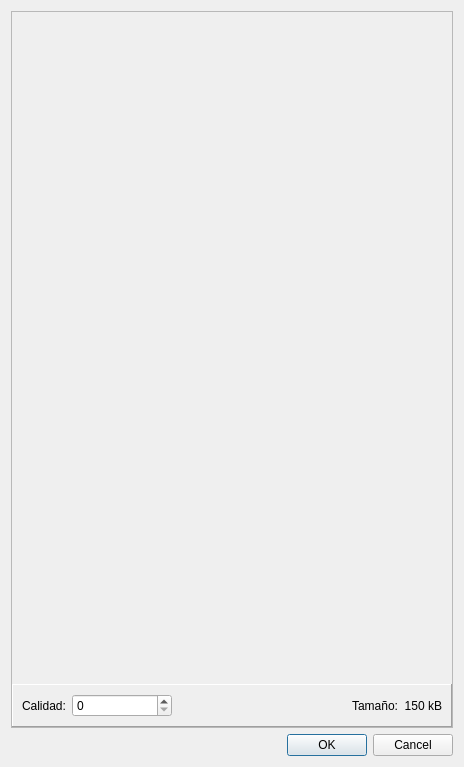
<?xml version="1.0" encoding="UTF-8"?>
<ui version="4.0">
 <class>Dialog</class>
 <widget class="QDialog" name="Dialog">
  <property name="geometry">
   <rect>
    <x>0</x>
    <y>0</y>
    <width>464</width>
    <height>767</height>
   </rect>
  </property>
  <property name="windowTitle">
   <string>Procesamiento de Cubierta</string>
  </property>
  <layout class="QVBoxLayout" name="verticalLayout">
   <item>
    <widget class="QFrame" name="frame">
     <property name="frameShape">
      <enum>QFrame::StyledPanel</enum>
     </property>
     <property name="frameShadow">
      <enum>QFrame::Sunken</enum>
     </property>
     <layout class="QVBoxLayout" name="verticalLayout_2">
      <property name="spacing">
       <number>0</number>
      </property>
      <property name="margin">
       <number>0</number>
      </property>
      <item>
       <widget class="QLabel" name="coverImage">
        <property name="sizePolicy">
         <sizepolicy hsizetype="Ignored" vsizetype="Ignored">
          <horstretch>0</horstretch>
          <verstretch>0</verstretch>
         </sizepolicy>
        </property>
        <property name="text">
         <string/>
        </property>
        <property name="scaledContents">
         <bool>true</bool>
        </property>
       </widget>
      </item>
      <item>
       <widget class="QFrame" name="frame_2">
        <property name="sizePolicy">
         <sizepolicy hsizetype="Preferred" vsizetype="Fixed">
          <horstretch>0</horstretch>
          <verstretch>0</verstretch>
         </sizepolicy>
        </property>
        <property name="frameShape">
         <enum>QFrame::Panel</enum>
        </property>
        <property name="frameShadow">
         <enum>QFrame::Raised</enum>
        </property>
        <layout class="QHBoxLayout" name="horizontalLayout">
         <item>
          <widget class="QLabel" name="label_2">
           <property name="sizePolicy">
            <sizepolicy hsizetype="Fixed" vsizetype="Preferred">
             <horstretch>0</horstretch>
             <verstretch>0</verstretch>
            </sizepolicy>
           </property>
           <property name="text">
            <string>Calidad:</string>
           </property>
          </widget>
         </item>
         <item>
          <widget class="QSpinBox" name="qualityInput">
           <property name="sizePolicy">
            <sizepolicy hsizetype="Fixed" vsizetype="Fixed">
             <horstretch>0</horstretch>
             <verstretch>0</verstretch>
            </sizepolicy>
           </property>
           <property name="minimumSize">
            <size>
             <width>100</width>
             <height>0</height>
            </size>
           </property>
           <property name="maximum">
            <number>100</number>
           </property>
          </widget>
         </item>
         <item>
          <widget class="QLabel" name="label_3">
           <property name="sizePolicy">
            <sizepolicy hsizetype="Preferred" vsizetype="Preferred">
             <horstretch>0</horstretch>
             <verstretch>0</verstretch>
            </sizepolicy>
           </property>
           <property name="text">
            <string>Tamaño:</string>
           </property>
           <property name="alignment">
            <set>Qt::AlignRight|Qt::AlignTrailing|Qt::AlignVCenter</set>
           </property>
          </widget>
         </item>
         <item>
          <widget class="QLabel" name="imageSizeLabel">
           <property name="sizePolicy">
            <sizepolicy hsizetype="Fixed" vsizetype="Preferred">
             <horstretch>0</horstretch>
             <verstretch>0</verstretch>
            </sizepolicy>
           </property>
           <property name="text">
            <string>150 kB</string>
           </property>
           <property name="alignment">
            <set>Qt::AlignRight|Qt::AlignTrailing|Qt::AlignVCenter</set>
           </property>
          </widget>
         </item>
        </layout>
       </widget>
      </item>
     </layout>
    </widget>
   </item>
   <item>
    <widget class="QDialogButtonBox" name="buttonBox">
     <property name="orientation">
      <enum>Qt::Horizontal</enum>
     </property>
     <property name="standardButtons">
      <set>QDialogButtonBox::Cancel|QDialogButtonBox::Ok</set>
     </property>
    </widget>
   </item>
  </layout>
 </widget>
 <resources/>
 <connections>
  <connection>
   <sender>buttonBox</sender>
   <signal>accepted()</signal>
   <receiver>Dialog</receiver>
   <slot>accept()</slot>
   <hints>
    <hint type="sourcelabel">
     <x>248</x>
     <y>254</y>
    </hint>
    <hint type="destinationlabel">
     <x>157</x>
     <y>274</y>
    </hint>
   </hints>
  </connection>
  <connection>
   <sender>buttonBox</sender>
   <signal>rejected()</signal>
   <receiver>Dialog</receiver>
   <slot>reject()</slot>
   <hints>
    <hint type="sourcelabel">
     <x>316</x>
     <y>260</y>
    </hint>
    <hint type="destinationlabel">
     <x>286</x>
     <y>274</y>
    </hint>
   </hints>
  </connection>
 </connections>
</ui>
